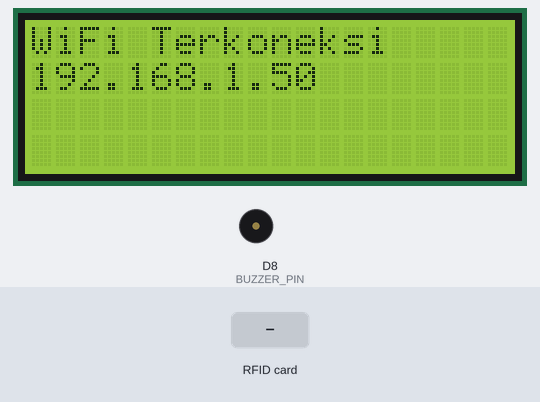
A sketch run on a simulated ESP8266 (NodeMCU). On the bench: 20×4 character LCD, buzzer (waves = sounding, pin HIGH). The test bench sets the inputs (shaded band). WiFi joins after 1.5 s; servers stay silent unless stated; uploads are accepted with an empty reply; storage starts empty; EEPROM starts erased; what the sketch prints to the serial monitor is not drawn.

Above: at 2.0 s.
At 5.1 s:
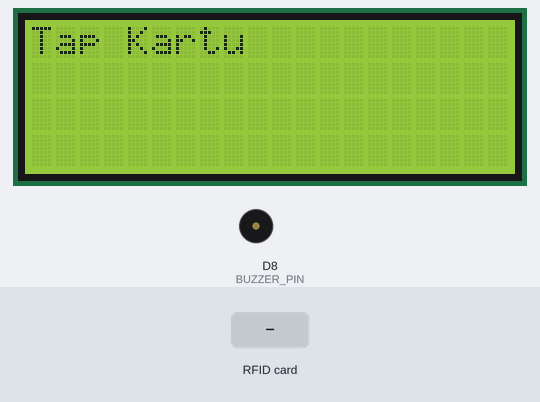
5.2 s: RFID card 12 34 56 78 held to the reader
6.7 s: RFID card 5E 7A 19 C4 held to the reader
Timing chart, 0 to 9.7 s (numbered marks = the images above; inputs shaded):
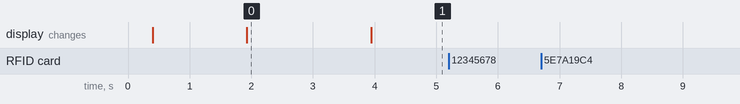

Measured:
- after the input at 5.2 s, every drawn part: stays the same
- after the input at 6.7 s, every drawn part: stays the same
- what the display in image 0 shows lasts 2.0 s, from 1.9 s to 3.9 s

The sketch:

absen_v4.ino
```cpp
#include "require.h"

void setup() {
  Serial.begin(115200);
  initializeHardware();
  delay(100);
  setupWebServer();
  delay(100);
  wifiConnect();
}

void loop() {
  web.handleClient();

  if (!runprogram) {
    delay(10);
    return;
  }

  if (millis() - lastCardTap > 2000) {
    static unsigned long lastDisplay = 0;
    if (millis() - lastDisplay > 1000) {
      lastDisplay = millis();
      lcd.clear();
      lcd.setCursor(0, 0);
      lcd.print("Tap Kartu");
    }
  }

  if (!rfid.PICC_IsNewCardPresent() || !rfid.PICC_ReadCardSerial()) {
    delay(50);
    return;
  }

  lastCardTap = millis();

  String uid = "";
  for (byte i = 0; i < rfid.uid.size; i++) {
    uid += String(rfid.uid.uidByte[i], HEX);
  }

  Serial.print("UID Card: ");
  Serial.println(uid);

  sendToNodered(uid);

  delay(50);
  rfid.PICC_HaltA();
}

void initializeHardware() {
  Serial.println("Inisialisasi Hardware");
  EEPROM.begin(512);
  loadConfig();

  if (!LittleFS.begin()) {
    Serial.println("Gagal mount file system");
  }

  Wire.begin(SDA_PIN, SCL_PIN);
  SPI.begin();

  lcd.init();
  lcd.backlight();
  lcd.clear();

  rfid.PCD_Init();
  byte v = rfid.PCD_ReadRegister(rfid.VersionReg);
  Serial.print("RFID Version: 0x");
  Serial.println(v, HEX);
  if (v == 0x00 || v == 0xFF) {
    Serial.println("Warning: RFID reader tidak terdeteksi!");
  }

  WiFi.begin(config.ssid, config.password);
  http.begin(client, config.nodered);
  http.addHeader("Content-Type", "application/json");

  pinMode(LED_BUILTIN, OUTPUT);
  pinMode(BUZZER_PIN, OUTPUT);
}

void setupWebServer() {
  web.begin();
  web.on("/", HTTP_GET, httpRoot);
  web.on("/save", HTTP_POST, httpSave);
}

void wifiConnect() {
  lcd.clear();
  lcd.setCursor(0, 0);
  lcd.print("Connecting...");

  unsigned long startTime = millis();

  while (WiFi.status() != WL_CONNECTED && (millis() - startTime) < WIFI_TIMEOUT) {
    delay(250);
    Serial.print(".");
  }

  if (WiFi.status() != WL_CONNECTED) {
    setupAPMode();
  } else {
    setupStationMode();
  }
}

void setupAPMode() {
  WiFi.softAP("NodeMCU", "12345678");
  Serial.println(F("\nAP Mode Aktif"));
  lcd.clear();
  lcd.print("AP Mode");
  runprogram = false;
}

void setupStationMode() {
  Serial.println(F("\nWiFi Terkoneksi"));
  Serial.print(F("IP: "));
  Serial.println(WiFi.localIP());

  lcd.clear();
  lcd.setCursor(0, 0);
  lcd.print("WiFi Terkoneksi");
  lcd.setCursor(0, 1);
  lcd.print(WiFi.localIP());
  delay(2000);

  runprogram = true;
}

void sendToNodered(const String& uid) {
  if (WiFi.status() != WL_CONNECTED) return;

  DynamicJsonDocument doc(200);
  doc["uid"] = uid;

  String jsonData;
  serializeJson(doc, jsonData);

  Serial.println("Mengirim JSON: " + jsonData);

  http.setTimeout(5000);
  int httpResponseCode = http.POST(jsonData);

  if (httpResponseCode <= 0) {
    handleHttpError(httpResponseCode);
    return;
  }

  processNodeRedResponse(http.getString());
}

void processNodeRedResponse(const String& response) {
  DynamicJsonDocument doc(512);
  DeserializationError error = deserializeJson(doc, response);

  if (error) {
    Serial.println(F("JSON parsing gagal"));
    return;
  }

  const char* status = doc["status"] | "failed";
  if (strcmp(status, "success") != 0) {
    displayError("Absensi Gagal");
    digitalWrite(LED_BUILTIN, HIGH);
    digitalWrite(BUZZER_PIN, HIGH);
    delay(1000);
    digitalWrite(LED_BUILTIN, LOW);
    digitalWrite(BUZZER_PIN, LOW);
    return;
  }

  lcd.clear();
  lcd.setCursor(0, 0);
  lcd.print(doc["nama"] | "Murid");
  lcd.setCursor(0, 1);
  lcd.print(doc["status_absen"] | "");

  digitalWrite(LED_BUILTIN, HIGH);
  digitalWrite(BUZZER_PIN, HIGH);
  delay(500);
  digitalWrite(LED_BUILTIN, LOW);
  digitalWrite(BUZZER_PIN, LOW);

  delay(LCD_DISPLAY_TIME);
  return;
}

void handleHttpError(int httpResponseCode) {
  Serial.print("HTTP Error: ");
  Serial.println(httpResponseCode);
  displayError("Koneksi Error");
}

void displayError(const char* message) {
  lcd.clear();
  lcd.print(message);
  delay(2000);
}

void loadConfig() {
  EEPROM.get(0, config);
  Serial.println("Loaded config:");
  Serial.println(config.ssid);
  Serial.println(config.password);
  Serial.println(config.nodered);
}

void saveConfig() {
  EEPROM.put(0, config);
  bool success = EEPROM.commit();

  if (!success) {
    Serial.println("Gagal menyimpan konfigurasi");
    return;
  }

  Serial.println("Konfigurasi berhasil disimpan");
}

void httpRoot() {
  File html = LittleFS.open("/index.html", "r");
  if (!html) {
    web.send(404, "text/plain", "Halaman Tidak Ditemukan");
    return;
  }
  web.streamFile(html, "text/html");
  html.close();
}

void httpSave() {
  if (!web.hasArg("ssid") || !web.hasArg("password") || !web.hasArg("nodered")) {
    web.send(400, "text/plain", "Data tidak lengkap");
    return;
  }

  strlcpy(config.ssid, web.arg("ssid").c_str(), sizeof(config.ssid));
  strlcpy(config.password, web.arg("password").c_str(), sizeof(config.password));
  strlcpy(config.nodered, web.arg("nodered").c_str(), sizeof(config.nodered));

  saveConfig();

  web.send(200, "text/plain", "");
  web.sendHeader("Location", "/");
  web.send(302, "text/plain", "");

  delay(1000);
  ESP.restart();
}
```

require.h
```cpp
/*
 * NodeMCU Pin Configuration
 *
 * RFID MFRC522:
 * RST     -> D3 (GPIO0)
 * MISO    -> D6 (GPIO12)
 * MOSI    -> D7 (GPIO13)
 * SCK     -> D5 (GPIO14)
 * SDA/SS  -> D4 (GPIO2)
 * 3.3V    -> 3.3V
 * GND     -> GND
 *
 * LCD I2C:
 * SDA     -> D2 (GPIO4)
 * SCL     -> D1 (GPIO5)
 * VCC     -> 5V
 * GND     -> GND
 *
 * BUZZER:
 * Positif -> D8  (GPIO15)
 * Negatif -> GND
 */

#include <ESP8266WebServer.h>
#include <EEPROM.h>
#include <ESP8266WiFi.h>
#include <ESP8266HTTPClient.h>
#include <WiFiClient.h>
#include <Wire.h>
#include <LiquidCrystal_I2C.h>
#include <SPI.h>
#include <MFRC522.h>
#include <ArduinoJson.h>
#include <NTPClient.h>
#include <WiFiUdp.h>
#include "FS.h"
#include <LittleFS.h>

#ifndef require_h
#define require_h

struct Config {
  char ssid[32];
  char password[64];
  char nodered[128];
};

#define RST_PIN D3
#define SS_PIN D4
#define SDA_PIN D2
#define SCL_PIN D1
#define NTPSERVER "0.id.pool.ntp.org"
#define BUZZER_PIN D8

const long NTPOFFSET = 7 * 3600;
const unsigned long WIFI_TIMEOUT = 10000;
const unsigned long LCD_DISPLAY_TIME = 3000;
const size_t JSON_CAPACITY = 256;
bool runprogram = false;
unsigned long lastCardTap = 0;

WiFiUDP ntpUDP;
WiFiClient client;
HTTPClient http;
Config config;

ESP8266WebServer web(80);
LiquidCrystal_I2C lcd(0x27, 20, 4);
NTPClient timeClient(ntpUDP, NTPSERVER, NTPOFFSET);
MFRC522 rfid(SS_PIN, RST_PIN);

#endif  /* require_h */
```
